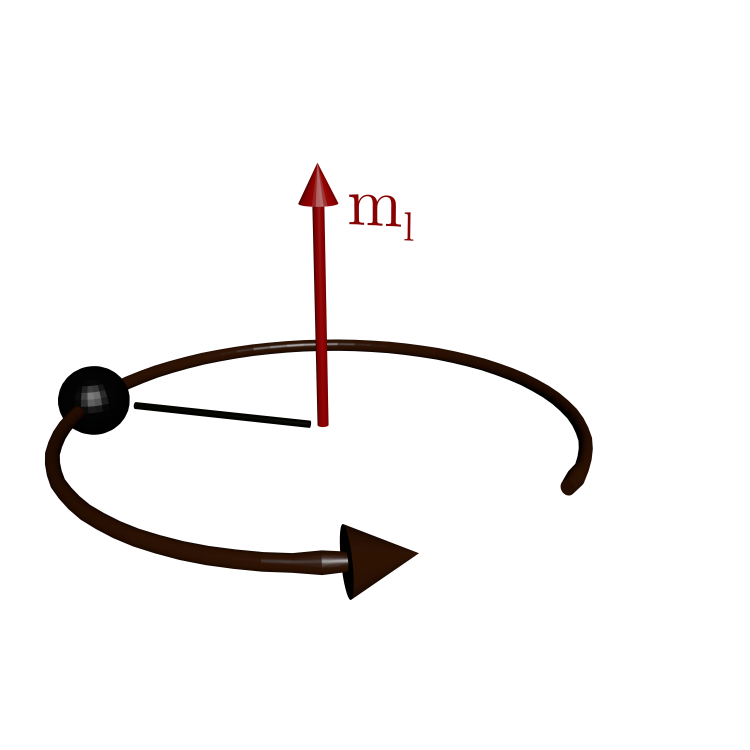
#> input picture angular_momentum_direction_up.png, 3000 x 3000 px, found by its file name (shown at 1/4 size)
$ python angular_momentum_directions.py
#> lines starting #> are read from the running program, lines starting #| are printed output that depends on the picture
#!/usr/bin/env python3
# -*- coding: utf-8 -*-
"""
Created on Mon Feb 18 09:35:25 2019

@author: pickering
"""

import numpy as np
import scipy as sp
import matplotlib.pyplot as plt
import matplotlib.lines as lines
import matplotlib.gridspec as gs
import matplotlib.image as mpimg
plt.rc('text', usetex=True)
plt.rc('font', family='sans-serif',size='12')

plt.close('all')
fig = plt.figure()

grid = gs.GridSpec(1, 2, wspace=0.1)

ax = plt.subplot(grid[0,0])
image = mpimg.imread('angular_momentum_direction_up.png')
#> image is the input picture: shape (3000, 3000, 4) float32; mean R, G, B, A 0.00857, 0.00256, 0.0013, 0.0461
plt.imshow(image)
#ax.text(900,0.5,r'(a)')
plt.axis('off')
ax = plt.subplot(grid[0,1])
image = mpimg.imread('angular_momentum_direction_down.png')
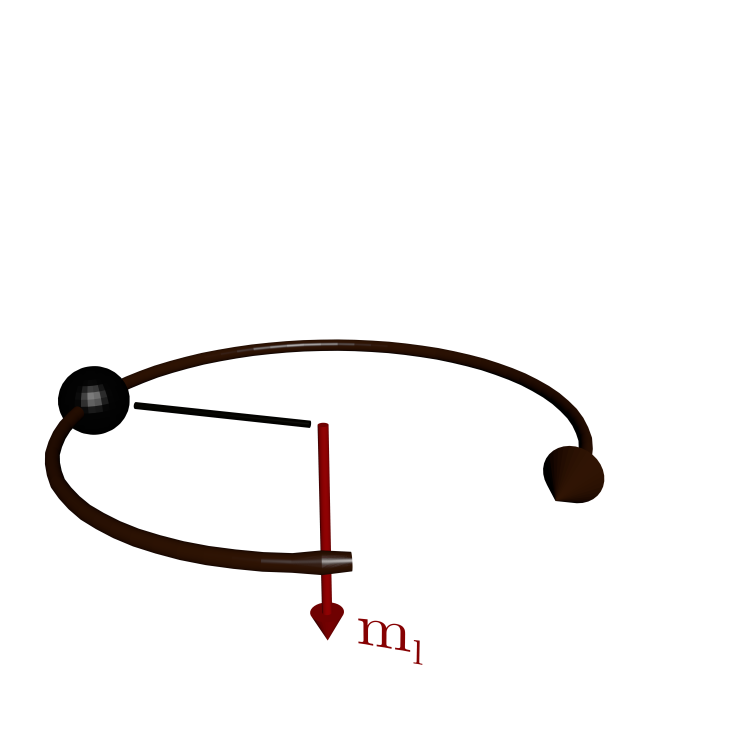
#> input picture angular_momentum_direction_down.png, 3000 x 3000 px, found by its file name (shown at 1/4 size)
#> image is the input picture: shape (3000, 3000, 4) float32; mean R, G, B, A 0.00727, 0.00232, 0.00109, 0.0427
plt.imshow(image)
#ax.text(1350,0.5,r'(b)')

plt.axis('off')
plt.savefig('angular_momentum_directions.png', bbox_inches='tight', dpi=400)
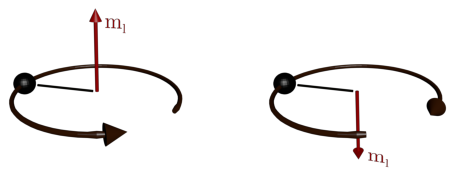
#> figure drawn by matplotlib, 2 panels
